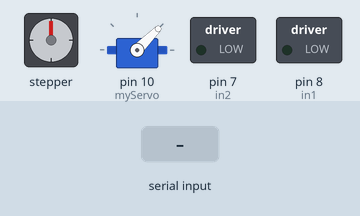
The sketch below on a simulated Arduino Uno, built with avr-gcc and run on an emulated ATmega328P. Shown: stepper motor, servo, switched loads named in the sketch (green lamp = pin HIGH). Wiring (inferred from the names in the program): stepper motor driver (200 steps per turn assumed): step pin 2; direction pin 5; enable pin 6. Inputs (shaded band) come from the test bench. Pins used as bus, display or sensor lines are not drawn.

Above: at 1.2 s.
1.3 s: "1,90\n" received over Serial
At 4.27 s:
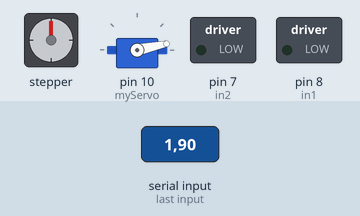
At 4.9 s:
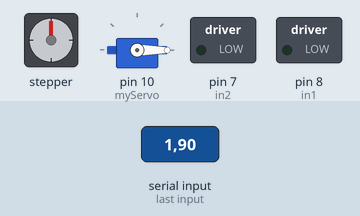
7.2 s: "cw" received over Serial
At 10.5 s:
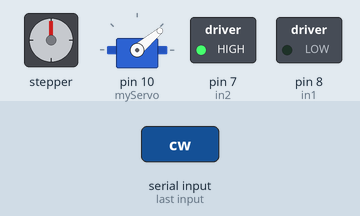
Timing chart, 0 to 16.2 s (numbered marks = the images above; inputs shaded):
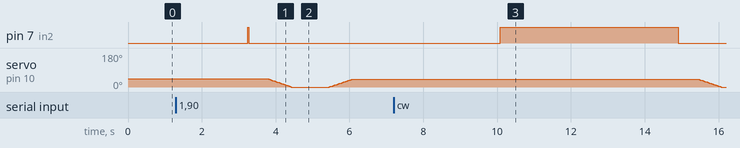

Measured:
- after the input at 1.3 s, pin 7 (in2): LOW → HIGH after 1.9 s, → LOW 0.02 s later
- after the input at 7.2 s, pin 7 (in2): LOW → HIGH after 2.9 s, → LOW 4.8 s later; servo on pin 10 (myServo): moves from 40° to 0° over 0.60 s, starting after 8.3 s

The sketch:

NewFSM.ino
```cpp
#include <string.h>
#include <stdio.h>
#include <Servo.h>
#include <Arduino.h>

// Pin definitions
#define STEPPIN 2 // Stepper Step Pin
#define DIRPIN 5  // Stepper Direction Pin
#define enA 6 // enable pin for arming motor
//#define enB 11 // enable pin for latch motor
#define in1 8 // arming motor
#define in2 7 // arming motor
//#define in3 12 // latch motor
//#define in4 13 // latch motor

// Variable definitions
String data;
String xStr;
String yStr;
Servo myServo;

int xCoord;
int yCoord;
int pwmOutput;
int pos;
int onTime;

int state;

// Function declarations
void CoordExtract();
void rotationCalc(int x, String dir);
void powerCalc(int y);
void motorOn(int pin1, int pin2, String dir);
void motorOff(int pin1, int pin2);

void setup() {
  // put your setup code here, to run once:
  Serial.begin(115200);
  Serial.setTimeout(1);

  pinMode(STEPPIN, OUTPUT);
  pinMode(DIRPIN, OUTPUT);

  pinMode(enA, OUTPUT);
  pinMode(in1, OUTPUT);
  pinMode(in2, OUTPUT);

  /*pinMode(enB, OUTPUT);
  pinMode(in3, OUTPUT);
  pinMode(in4, OUTPUT);*/

  digitalWrite(in1, LOW);
  digitalWrite(in2, LOW);
  /*digitalWrite(in3, LOW);
  digitalWrite(in4, LOW);*/

  pwmOutput = 125;
  analogWrite(enA, 150); // Send PWM signal to L298N Enable pin
  //analogWrite(enB, 175);

  myServo.attach(10);
  myServo.write(45);

  state = 0; // Begin FSM at state 0
}

void loop() {
  // put your main code here, to run repeatedly:

  switch(state) {
    case 0: // Serial Communication with Python Program
      while(!Serial.available());
      CoordExtract();

      state = 1;
    break;

    case 1: // Stepper Motor Rotation
      rotationCalc(xCoord, "ccw");
      delay(500);

      state = 2;
    break;

    case 2: // Arming Motor Operation
      pinMode(STEPPIN, INPUT);
      pinMode(DIRPIN, INPUT);
      powerCalc(yCoord);
      digitalWrite(in1, LOW);
      digitalWrite(in2, HIGH);
      delay(20);
      delay(onTime);
      digitalWrite(in1, LOW);
      digitalWrite(in2, LOW);
      delay(500);
      pinMode(STEPPIN, OUTPUT);
      pinMode(DIRPIN, OUTPUT);
      delay(50);

      state = 3;
    break;

    case 3: // Launch Operation
      // Servo Reset
      for(pos = 40; pos >= 0; pos -= 1){
        myServo.write(pos);
        delay(15);
      }
      delay(1000);

      // Latch Motor Pull
      /*motorOn(in3, in4, "ccw");
      delay(4000);
      motorOff(in3, in4);
      delay(500);*/

      state = 4;
    break;

    case 4: // Reset Operation
      // Servo Reset
      for(pos = 0; pos <= 40; pos += 1){
        myServo.write(pos);
        delay(15);
      }
      delay(500);

      // Latch Motor Reset
      /*motorOn(in3, in4, "cw");
      delay(200);
      motorOff(in3, in4);
      delay(500);*/

      // Stepper Reset
      rotationCalc(xCoord, "cw");
      delay(500);

      state = 0;
    break;

    default: 0;
  }

}

void CoordExtract(){
  data = Serial.readString(); // Reads data from Serial Comms

  xStr = data[0]; // Extracts x coordinate
  xCoord = xStr.toInt();  // Converts into integer

  yStr = data[2]; // Extracts y coordinate
  yCoord = yStr.toInt(); // Converts into integer
}

void rotationCalc(int x, String dir){
  // 5 zones within 90 degrees
  // 1:2 gear ratio
  // each level is 18 degrees of rotation of big gear
  // 36 degrees of small gear per level
  //int steps = 50 + x*35;

  /*if (dir == "cw"){
    digitalWrite(DIRPIN, HIGH);
    steps = steps - 65;
  }
  else if (dir == "ccw"){
    digitalWrite(DIRPIN, LOW);
  }
  // xCoord multiplied with 36 degrees // x bcs xCoord starts at 0

  for(int i = 0; i <= steps; i++){
    digitalWrite(STEPPIN, HIGH);
    delayMicroseconds(3500);
    digitalWrite(STEPPIN, LOW);
    delayMicroseconds(3500);
  }
  delay(1000);*/

  int steps;
  if (dir == "cw"){
    digitalWrite(DIRPIN, HIGH);
    if(xCoord == 0){
      steps = 18;
    }
    else if (xCoord == 1){
      steps = 47;
    }
    else if (xCoord == 2){
      steps = 105;
    }
    else if (xCoord == 3){
      steps = 130;
    }
    else if (xCoord == 4){
      steps = 158;
    }
  }
  else if (dir == "ccw"){
    digitalWrite(DIRPIN, LOW);
    if(xCoord == 0){
      steps = 27;
    }
    else if (xCoord == 1){
      steps = 63;
    }
    else if (xCoord == 2){
      steps = 158;
    }
    else if (xCoord == 3){
      steps = 220;
    }
    else if (xCoord == 4){
      steps = 280;
    }
  }

  for(int i = 0; i <= steps; i++){
    digitalWrite(STEPPIN, HIGH);
    delayMicroseconds(3500);
    digitalWrite(STEPPIN, LOW);
    delayMicroseconds(3500);
  }
  delay(1000);
}

void motorOn(int pin1, int pin2, String dir){
  if (dir == "cw"){
    digitalWrite(pin1, LOW);
    digitalWrite(pin2, HIGH);
  }
  else if (dir == "ccw"){
    digitalWrite(pin1, HIGH);
    digitalWrite(pin2, LOW);
  }
}

void motorOff(int pin1, int pin2){
  digitalWrite(pin1, LOW);
  digitalWrite(pin2, LOW);
}

void powerCalc(int y){
  // 3 different power levels
  // 500 ms delay for each power level
  if(yCoord == 0){
    onTime = 1000 + 3800;
  }
  else if(yCoord == 1){
    onTime = 1000 + 2800;
  }
  else if(yCoord == 2){
    onTime = 1000 + 1800;
  }
}
```
